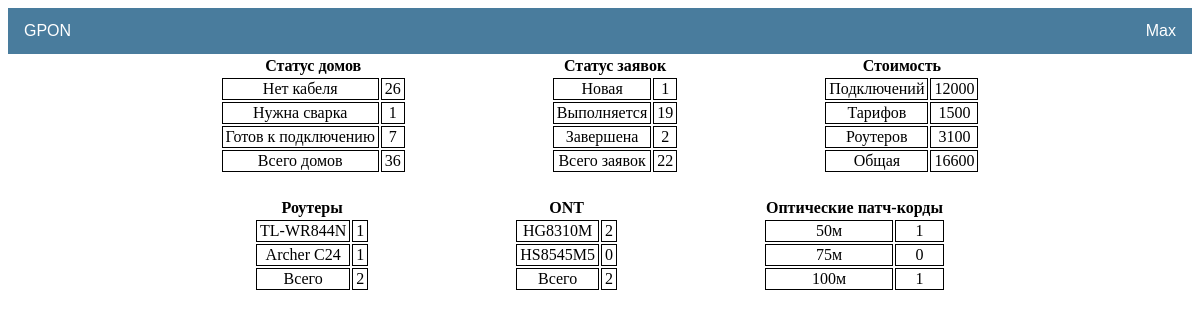
The page /gpon/statistic/ (signed in) on the database its author committed.
### storage/models.py (models this page shows, shortened)
class Product(models.Model):
    category = models.ForeignKey(Category, on_delete=models.CASCADE, verbose_name='Категория')
    type = models.ForeignKey(Type, on_delete=models.CASCADE, verbose_name='Тип')
    name = models.CharField(max_length=50, unique=True, verbose_name='Название')
    quality = models.PositiveIntegerField(default=0, verbose_name='Количество')
    price = models.PositiveIntegerField(default=0, verbose_name='Цена')
    description = models.CharField(max_length=100, blank=True, verbose_name='Описание')
    slug = models.SlugField(max_length=100, unique=True, verbose_name='URL')
    def __str__(self):
        return f'{self.name}'

### gpon/views.py (the view)
# urls.py: path('statistic/', statistic, name='statistic')
def statistic(request):
    if request.user.is_authenticated:
        req_new = len(Request.objects.filter(status='False', date_con__isnull=True))
        req_pro = len(Request.objects.filter(status='False').exclude(date_con__isnull=True))
        req_com = len(Request.objects.filter(status='True'))
        req_all = len(Request.objects.all())
        requests = {'req_new': req_new,
                    'req_pro': req_pro,
                    'req_com': req_com,
                    'req_all': req_all}
        """Статус домов"""
        cable = len(House.objects.filter(status='Нет кабеля'))
        welding = len(House.objects.filter(status='Необходима сварка'))
        total = len(House.objects.all())
        ready = 0  # Счетаем только дома по которым заявки не завершены
        ready_list = House.objects.filter(status='Готов к подключению')
        for house in ready_list:
            if not house.request.status:
                ready += 1
        houses = {'cable': cable,
                  'welding': welding,
                  'ready': ready,
                  'total': total}
        """Проданные роутеры"""
        router_list = Product.objects.filter(type__type_name="Роутеры")
        sold_routers = {'all': 0}
        for router in router_list:
            value = len(Request.objects.filter(status='True').exclude(router__isnull=True).filter(router__name=router))
            sold_routers.update({'all': int(sold_routers.get('all') + value)})
            sold_routers[str(router)] = value
        """Установленные ONT"""
        ont_list = Product.objects.filter(type__type_name="Оптические терминалы")
        sold_ont = {'all': 0}
        for ont in ont_list:
            value = len(Request.objects.filter(status='True').filter(ont__name=ont))
            sold_ont.update({'all': int(sold_ont.get('all') + value)})
            sold_ont[str(ont)] = value
        """Использованные патч-корды"""
        cord_list = Product.objects.filter(type__type_name="Оптические патч-корды")
        used_cord = {}
        for cord in cord_list:
            value = len(Request.objects.filter(status='True').filter(cord__name=cord))
            used_cord[str(cord)] = value
        """Стоимость всех подключений, тарифов и роутеров"""
        con_list = Request.objects.filter(status='True')
        cost = {'total': 0, 'connections': 0, 'tariffs': 0, 'routers': 0}
        for req in con_list:
            price_con = req.price_con
            price_tariff = Tariff.objects.get(name=req.tariff).price
            if req.router is None:
                price_router = 0
            else:
                price_router = Product.objects.get(name=req.router).price
            cost.update({'total': int(cost.get('total') + price_con)})
            cost.update({'connections': int(cost.get('connections') + (price_con - price_router - price_tariff))})
            cost.update({'tariffs': int(cost.get('tariffs') + price_tariff)})
            cost.update({'routers': int(cost.get('routers') + price_router)})
        data = {'requests': requests,
                'houses': houses,
                "sold_routers": sold_routers,
                "sold_ont": sold_ont,
                "used_cord": used_cord,
                "cost": cost,
                }
        return render(request, 'gpon/statistic.html', context=data)
    else:
        return render(request, 'sign/login.html')

### gpon/models.py (called while the page is built)
    def __str__(self):
        return f'{self.name}'

### templates/gpon/statistic.html
{%extends 'default.html' %}
{% block content %}
<ul class="actions_1">
    <li>
        <table>
            <tr>
                <th colspan="2">Статус домов</th>
            </tr>
            <tr>
                <td>Нет кабеля</td>
                <td>{{ houses.cable }}</td>
            </tr>
            <tr>
                <td>Нужна сварка</td>
                <td>{{ houses.welding }}</td>
            </tr>
            <tr>
                <td>Готов к подключению</td>
                <td>{{ houses.ready }}</td>
            </tr>
            <tr>
                <td>Всего домов</td>
                <td>{{ houses.total }}</td>
            </tr>
        </table>
    </li>
    <li>
        <table>
            <tr>
                <th colspan="2">Статус заявок</th>
            </tr>
            <tr>
                <td>Новая</td>
                <td>{{ requests.req_new }}</td>
            </tr>
            <tr>
                <td>Выполняется</td>
                <td>{{ requests.req_pro }}</td>
            </tr>
            <tr>
                <td>Завершена</td>
                <td>{{ requests.req_com }}</td>
            </tr>
            <tr>
                <td>Всего заявок</td>
                <td>{{ requests.req_all }}</td>
            </tr>
        </table>
    </li>
    <li>
        <table>
            <tr>
                <th colspan="2">Стоимость</th>
            </tr>
            <tr>
                <td>Подключений</td>
                <td>{{ cost.connections }}</td>
            </tr>
            <tr>
                <td>Тарифов</td>
                <td>{{ cost.tariffs }}</td>
            </tr>
            <tr>
                <td>Роутеров</td>
                <td>{{ cost.routers }}</td>
            </tr>
            <tr>
                <td>Общая</td>
                <td>{{ cost.total }}</td>
            </tr>
        </table>
    </li>
</ul>
<br>
<ul class="actions_1">
    <li>
        <table>
            <tr>
                <th colspan="2">Роутеры</th>
            </tr>
            {% for key, value in sold_routers.items %}
                {% if not forloop.first %}  {% comment %} Если не первая итерация то выводим значения {% endcomment %}
                <tr>
                    <td>{{ key }}</td> <td>{{ value }}</td>
                </tr>
                {% endif %}
            {% endfor %}
            <tr>
                <td>Всего</td>
                <td>{{ sold_routers.all }}</td>
            </tr>
        </table>
    </li>
    <li>
        <table>
            <tr>
                <th colspan="2">ONT</th>
            </tr>
            {% for key, value in sold_ont.items %}
                {% if not forloop.first %}  {% comment %} Если не первая итерация то выводим значения {% endcomment %}
                <tr>
                    <td>{{ key }}</td> <td>{{ value }}</td>
                </tr>
                {% endif %}
            {% endfor %}
            <tr>
                <td>Всего</td>
                <td>{{ sold_ont.all }}</td>
            </tr>
        </table>
    </li>
    <li>
        <table>
            <tr>
                <th colspan="2">Оптические патч-корды</th>
            </tr>
            {% for key, value in used_cord.items %}
                <tr>
                    <td>{{ key }}</td> <td>{{ value }}</td>
                </tr>
            {% endfor %}
        </table>
    </li>
</ul>
{% endblock content %}

### templates/default.html (shortened to what this page needs)
{% load static %}
<!DOCTYPE html>
<html lang="en" xmlns="http://www.w3.org/1999/html">
<head>
  <link href="{% static 'css/default.css'%}" rel="stylesheet">
</head>
<div class="navbar">
  <div class="dropdown">
    <button class="dropbtn">GPON
    </button>
  </div>
  <div class="dropdown-pro">
    <button class="dropbtn-pro">{{ user.username }}
    </button>
  </div>
</div>
<body>
{% block content %}
{% endblock content %}
</body>
</html>

### static/css/default.css (style rules this page uses)
.navbar { overflow: hidden; background-color: #497c9d; font-family: Arial, Helvetica, sans-serif; }
.dropdown { float: left; overflow: hidden; }
.dropdown .dropbtn { font-size: 16px; border: none; outline: none; color: white; padding: 14px 16px; background-color: inherit; font-family: inherit; margin: 0; }
.dropdown-pro { float: right; overflow: hidden; }
.dropdown-pro .dropbtn-pro { font-size: 16px; border: none; outline: none; color: white; padding: 14px 16px; background-color: inherit; font-family: inherit; margin: 0; }
button { cursor: pointer; }
.table_default th, td { position: relative; border: 1px solid black; padding: 5px; word-wrap:break-word; }
.table_detail th, td { position: relative; border: 1px solid black; padding: 5px; word-wrap:break-word; }
.table_gpon th, td { border: 1px solid black; padding: 1px 3px; word-wrap:break-word; }
.actions_1 { text-align: center; padding: 0; margin: 0; }
.actions_1 li { display:inline-block; margin: 0 70px; }

### rows shown on the page
Product: sold_routers "TL-WR844N"
Product: sold_routers "Archer C24"
Product: sold_ont "HG8310M"
Product: sold_ont "HS8545M5"
Product: used_cord "50м"
Product: used_cord "75м"
Product: used_cord "100м"

### other values the page prints
{{ user.username }} "Max"
{{ houses.cable }} "26"
{{ houses.welding }} "1"
{{ houses.ready }} "7"
{{ houses.total }} "36"
{{ requests.req_new }} "1"
{{ requests.req_pro }} "19"
{{ requests.req_com }} "2"
{{ requests.req_all }} "22"
{{ cost.connections }} "12000"
{{ cost.tariffs }} "1500"
{{ cost.routers }} "3100"
{{ cost.total }} "16600"
{{ value }} "1" "1"
{{ sold_routers.all }} "2"
